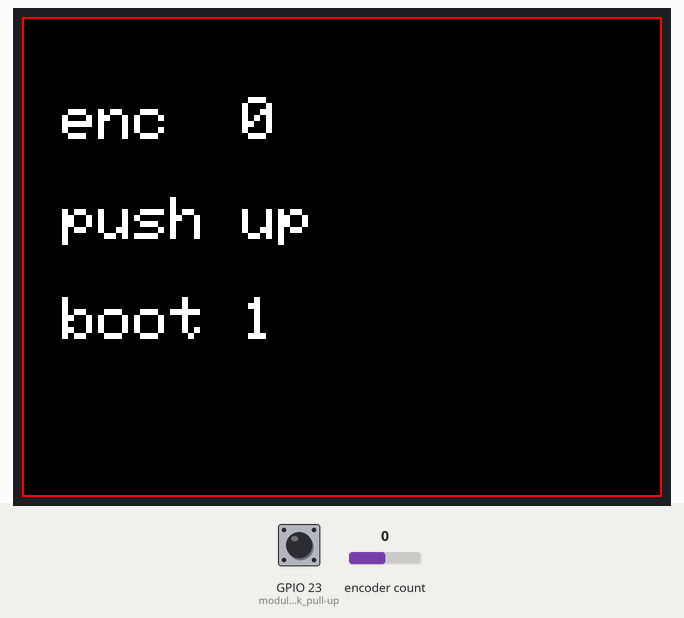
Bench run of a sketch on a simulated ESP32-C6. Parts: 320×240 colour display. The inputs (shaded band) are chosen by the test bench; at power-on: encoder count 0, GPIO 23 (module_has_10k_pull-up) HIGH.

Above: at 1.3 s.
1.4 s: encoder count set to 1
At 2.1 s:
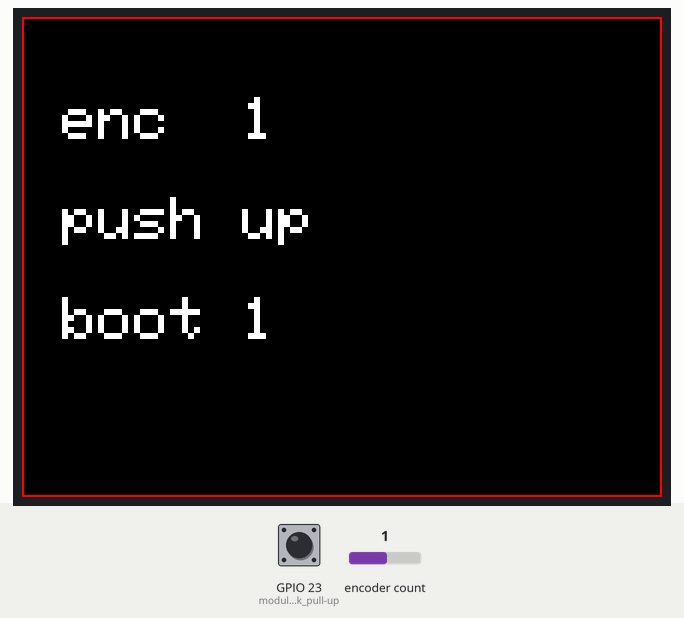
2.9 s: GPIO 23 (module_has_10k_pull-up) pulled LOW for 0.15 s
At 2.99 s:
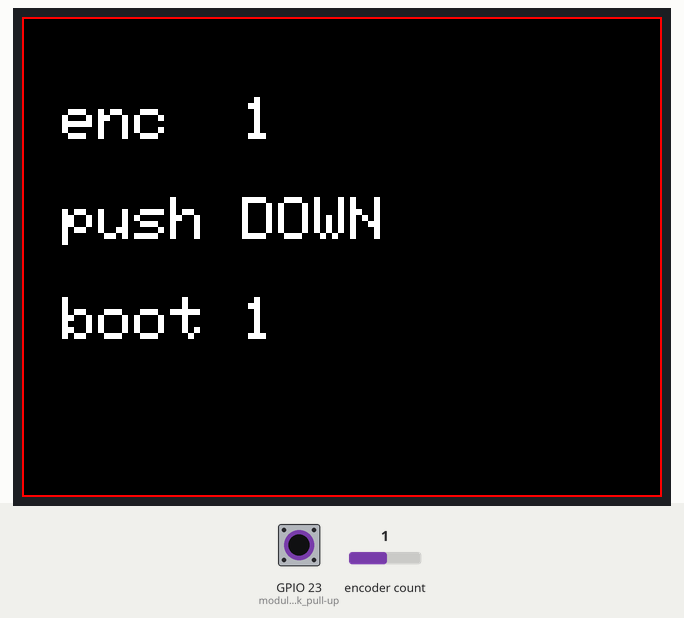
4.5 s: encoder count set to 2
At 5.7 s:
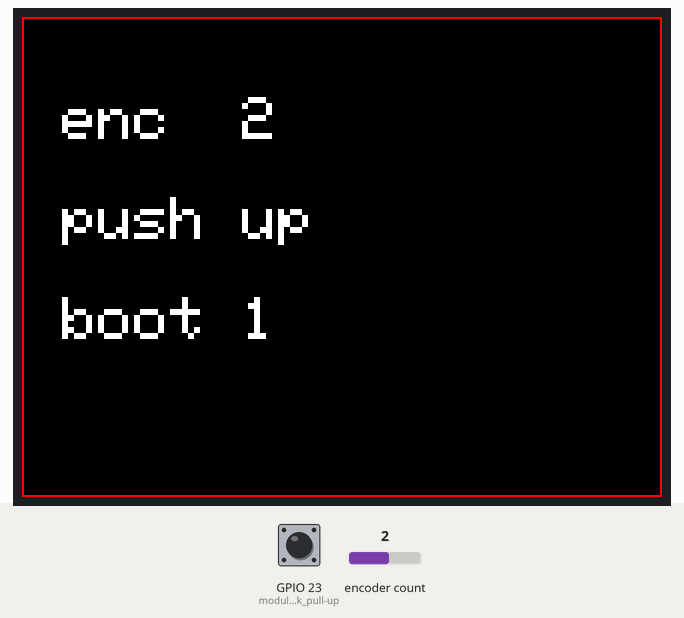
6.0 s: GPIO 23 (module_has_10k_pull-up) pulled LOW for 1 s
At 6.8 s:
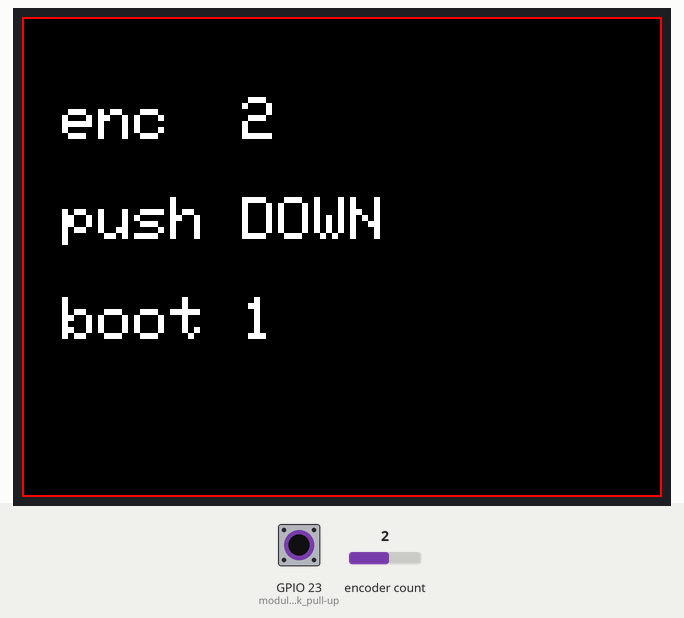
8.5 s: encoder count set to 3
At 9.9 s:
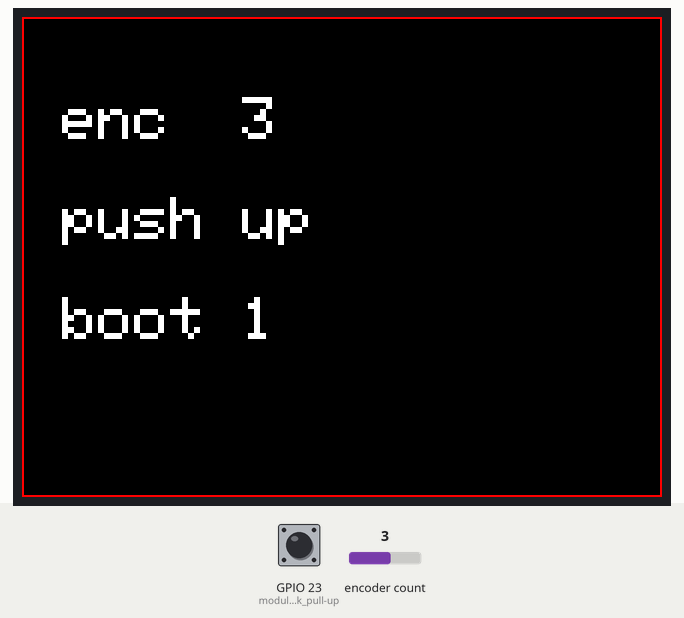
Timing chart, 0 to 11.0 s (numbered marks = the images above; inputs shaded):
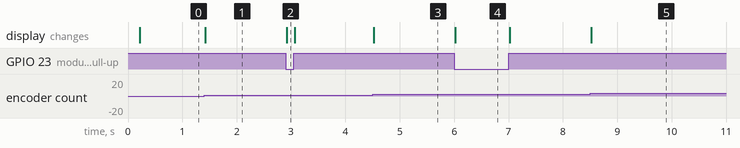

Measured:
- after the input at 1.4 s, the display: changes at once (image 1)
- after the input at 2.9 s, the display: changes at once (image 2)
- after the input at 4.5 s, the display: changes at once (image 3)
- after the input at 6.0 s, the display: changes at once (image 4)
- after the input at 8.5 s, the display: changes at once (image 5)

The sketch:

RevCTftEnc.ino
```cpp
// RevCTftEnc - minimal bring-up of the 2.4" ST7789 + EC11 module on the Rev C J4 header.
// CS/RES from J8 (RX/IO17, TX/IO16): the panel stays white with CS->GND / RES->3V3. BLK, K0 open.
// J4: 6 SCL/IO18=SCLK  5 SDA/IO19=MOSI  4 KEY4/IO20=DC  3 KEY3/IO21=A  2 KEY2/IO22=B  1 KEY1/IO23=PUSH
// Long PUSH (>1 s) = ESP.restart(): checks the panel comes back after a soft reset.
// arduino-cli compile -b esp32:esp32:esp32c6:CDCOnBoot=cdc sketches/RevCTftEnc
#include <Arduino_GFX_Library.h>
#include <ESP32Encoder.h>

#define SPI_HZ 20000000L         // conservative over the J4 cable; raise after it proves stable

Arduino_DataBus* bus = new Arduino_ESP32SPI(20, 17, 18, 19, GFX_NOT_DEFINED);
Arduino_GFX* gfx = new Arduino_ST7789(bus, 16, 1, false, 240, 320);  // ST7789 forces SPI_MODE3
ESP32Encoder enc;
RTC_NOINIT_ATTR uint32_t boots;

void setup() {
  if (esp_reset_reason() == ESP_RST_POWERON) boots = 0;
  boots++;
  pinMode(23, INPUT);                       // module has 10k pull-up + RC
  ESP32Encoder::useInternalWeakPullResistors = puType::none;
  enc.attachFullQuad(22, 21);
  enc.setFilter(1023);
  gfx->begin(SPI_HZ);
  gfx->fillScreen(RGB565_BLACK);
  gfx->setTextSize(3);
  gfx->setTextColor(RGB565_WHITE, RGB565_BLACK);
  gfx->drawRect(0, 0, gfx->width(), gfx->height(), RGB565_RED);   // edges visible = no offset
}

void loop() {
  static int32_t last = INT32_MIN;
  static bool lastBtn = true;
  static uint32_t down = 0;
  int32_t c = (int32_t)enc.getCount() / 4;
  bool btn = digitalRead(23);
  if (!btn && lastBtn) down = millis();
  if (!btn && millis() - down > 1000) ESP.restart();
  if (c == last && btn == lastBtn) return;
  last = c; lastBtn = btn;
  gfx->setCursor(20, 40);  gfx->printf("enc  %-6ld", (long)c);
  gfx->setCursor(20, 90);  gfx->printf("push %s", btn ? "up  " : "DOWN");
  gfx->setCursor(20, 140); gfx->printf("boot %-4lu", (unsigned long)boots);
}
```
